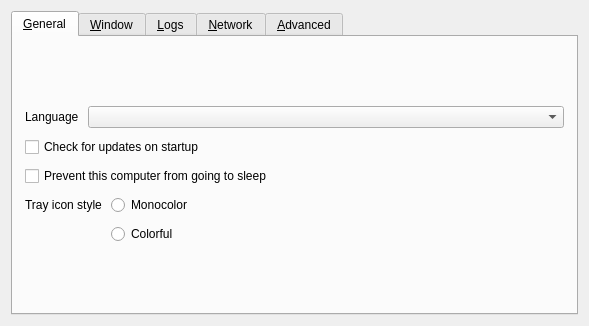
<?xml version="1.0" encoding="UTF-8"?>
<ui version="4.0">
 <class>SettingsDialog</class>
 <widget class="QDialog" name="SettingsDialog">
  <property name="geometry">
   <rect>
    <x>0</x>
    <y>0</y>
    <width>490</width>
    <height>326</height>
   </rect>
  </property>
  <property name="sizePolicy">
   <sizepolicy hsizetype="Maximum" vsizetype="Maximum">
    <horstretch>0</horstretch>
    <verstretch>0</verstretch>
   </sizepolicy>
  </property>
  <property name="windowTitle">
   <string>Preferences</string>
  </property>
  <property name="modal">
   <bool>true</bool>
  </property>
  <layout class="QVBoxLayout" name="verticalLayout_3">
   <item>
    <widget class="QTabWidget" name="tabWidget">
     <widget class="QWidget" name="tabGeneral">
      <attribute name="title">
       <string>&amp;General</string>
      </attribute>
      <layout class="QVBoxLayout" name="verticalLayout_6">
       <property name="spacing">
        <number>9</number>
       </property>
       <property name="leftMargin">
        <number>12</number>
       </property>
       <property name="topMargin">
        <number>12</number>
       </property>
       <property name="rightMargin">
        <number>12</number>
       </property>
       <property name="bottomMargin">
        <number>12</number>
       </property>
       <item>
        <spacer name="verticalSpacer_6">
         <property name="orientation">
          <enum>Qt::Orientation::Vertical</enum>
         </property>
         <property name="sizeHint" stdset="0">
          <size>
           <width>20</width>
           <height>0</height>
          </size>
         </property>
        </spacer>
       </item>
       <item>
        <layout class="QHBoxLayout" name="horizontalLayout_3">
         <item>
          <widget class="QLabel" name="lblLanguage">
           <property name="sizePolicy">
            <sizepolicy hsizetype="Maximum" vsizetype="Preferred">
             <horstretch>0</horstretch>
             <verstretch>0</verstretch>
            </sizepolicy>
           </property>
           <property name="text">
            <string>Language</string>
           </property>
          </widget>
         </item>
         <item>
          <widget class="QComboBox" name="comboLanguage"/>
         </item>
        </layout>
       </item>
       <item>
        <widget class="QCheckBox" name="cbAutoUpdate">
         <property name="text">
          <string>Check for updates on startup</string>
         </property>
        </widget>
       </item>
       <item>
        <widget class="QCheckBox" name="cbPreventSleep">
         <property name="text">
          <string>Prevent this computer from going to sleep</string>
         </property>
        </widget>
       </item>
       <item>
        <layout class="QFormLayout" name="formLayout">
         <item row="1" column="1">
          <widget class="QRadioButton" name="rbIconColorful">
           <property name="text">
            <string>Colorful</string>
           </property>
          </widget>
         </item>
         <item row="0" column="1">
          <widget class="QRadioButton" name="rbIconMono">
           <property name="text">
            <string>Monocolor</string>
           </property>
          </widget>
         </item>
         <item row="0" column="0">
          <widget class="QLabel" name="lblTrayIconStyle">
           <property name="text">
            <string>Tray icon style</string>
           </property>
          </widget>
         </item>
        </layout>
       </item>
       <item>
        <spacer name="verticalSpacer_3">
         <property name="orientation">
          <enum>Qt::Orientation::Vertical</enum>
         </property>
         <property name="sizeHint" stdset="0">
          <size>
           <width>20</width>
           <height>0</height>
          </size>
         </property>
        </spacer>
       </item>
      </layout>
     </widget>
     <widget class="QWidget" name="tabWindow">
      <attribute name="title">
       <string>&amp;Window</string>
      </attribute>
      <layout class="QVBoxLayout" name="verticalLayout_14">
       <property name="spacing">
        <number>9</number>
       </property>
       <property name="leftMargin">
        <number>12</number>
       </property>
       <property name="topMargin">
        <number>12</number>
       </property>
       <property name="rightMargin">
        <number>12</number>
       </property>
       <property name="bottomMargin">
        <number>12</number>
       </property>
       <item>
        <spacer name="verticalSpacer_7">
         <property name="orientation">
          <enum>Qt::Orientation::Vertical</enum>
         </property>
         <property name="sizeHint" stdset="0">
          <size>
           <width>20</width>
           <height>0</height>
          </size>
         </property>
        </spacer>
       </item>
       <item>
        <layout class="QFormLayout" name="formLayout_2">
         <property name="labelAlignment">
          <set>Qt::AlignmentFlag::AlignRight|Qt::AlignmentFlag::AlignTrailing|Qt::AlignmentFlag::AlignVCenter</set>
         </property>
         <item row="0" column="0">
          <widget class="QLabel" name="label_3">
           <property name="text">
            <string>When the application starts</string>
           </property>
          </widget>
         </item>
         <item row="0" column="1">
          <widget class="QWidget" name="widget" native="true">
           <layout class="QVBoxLayout" name="verticalLayout_2">
            <item>
             <widget class="QRadioButton" name="rbShowOnStart">
              <property name="text">
               <string>Show the main window</string>
              </property>
             </widget>
            </item>
            <item>
             <widget class="QRadioButton" name="rbAutoHide">
              <property name="text">
               <string>Send to background</string>
              </property>
             </widget>
            </item>
           </layout>
          </widget>
         </item>
         <item row="1" column="0">
          <widget class="QLabel" name="label">
           <property name="text">
            <string>When the main window is closed</string>
           </property>
           <property name="alignment">
            <set>Qt::AlignmentFlag::AlignRight|Qt::AlignmentFlag::AlignTrailing|Qt::AlignmentFlag::AlignVCenter</set>
           </property>
          </widget>
         </item>
         <item row="1" column="1">
          <widget class="QWidget" name="widget_2" native="true">
           <layout class="QVBoxLayout" name="verticalLayout_13">
            <item>
             <widget class="QRadioButton" name="rbExitOnClose">
              <property name="text">
               <string>Exit</string>
              </property>
             </widget>
            </item>
            <item>
             <widget class="QRadioButton" name="rbCloseToTray">
              <property name="text">
               <string>Send to background</string>
              </property>
             </widget>
            </item>
           </layout>
          </widget>
         </item>
        </layout>
       </item>
       <item>
        <widget class="QCheckBox" name="cbShowVersion">
         <property name="text">
          <string>Include version in the window title</string>
         </property>
        </widget>
       </item>
       <item>
        <spacer name="verticalSpacer_11">
         <property name="orientation">
          <enum>Qt::Orientation::Vertical</enum>
         </property>
         <property name="sizeHint" stdset="0">
          <size>
           <width>20</width>
           <height>0</height>
          </size>
         </property>
        </spacer>
       </item>
      </layout>
     </widget>
     <widget class="QWidget" name="tabLog">
      <attribute name="title">
       <string>&amp;Logs</string>
      </attribute>
      <layout class="QVBoxLayout" name="verticalLayout">
       <property name="spacing">
        <number>9</number>
       </property>
       <property name="leftMargin">
        <number>12</number>
       </property>
       <property name="topMargin">
        <number>12</number>
       </property>
       <property name="rightMargin">
        <number>12</number>
       </property>
       <property name="bottomMargin">
        <number>12</number>
       </property>
       <item>
        <spacer name="verticalSpacer_8">
         <property name="orientation">
          <enum>Qt::Orientation::Vertical</enum>
         </property>
         <property name="sizeHint" stdset="0">
          <size>
           <width>20</width>
           <height>0</height>
          </size>
         </property>
        </spacer>
       </item>
       <item>
        <layout class="QHBoxLayout" name="horizontalLayout_4">
         <item>
          <widget class="QLabel" name="lblLogLevel">
           <property name="sizePolicy">
            <sizepolicy hsizetype="Maximum" vsizetype="Fixed">
             <horstretch>0</horstretch>
             <verstretch>0</verstretch>
            </sizepolicy>
           </property>
           <property name="text">
            <string>Level</string>
           </property>
          </widget>
         </item>
         <item>
          <widget class="QComboBox" name="comboLogLevel"/>
         </item>
        </layout>
       </item>
       <item>
        <widget class="QLabel" name="lblDebugWarning">
         <property name="text">
          <string>Using a log level higher than Info may affect performance.</string>
         </property>
         <property name="wordWrap">
          <bool>true</bool>
         </property>
        </widget>
       </item>
       <item>
        <widget class="QGroupBox" name="groupLogToFile">
         <property name="title">
          <string>Log to file</string>
         </property>
         <property name="checkable">
          <bool>true</bool>
         </property>
         <layout class="QHBoxLayout" name="horizontalLayout_2">
          <item>
           <widget class="QWidget" name="widgetLogFilename" native="true">
            <property name="sizePolicy">
             <sizepolicy hsizetype="Preferred" vsizetype="Maximum">
              <horstretch>0</horstretch>
              <verstretch>0</verstretch>
             </sizepolicy>
            </property>
            <layout class="QHBoxLayout" name="_4">
             <property name="spacing">
              <number>3</number>
             </property>
             <property name="leftMargin">
              <number>0</number>
             </property>
             <property name="topMargin">
              <number>0</number>
             </property>
             <property name="rightMargin">
              <number>0</number>
             </property>
             <property name="bottomMargin">
              <number>0</number>
             </property>
             <item>
              <widget class="QLabel" name="labelLogPath">
               <property name="sizePolicy">
                <sizepolicy hsizetype="Preferred" vsizetype="Fixed">
                 <horstretch>0</horstretch>
                 <verstretch>0</verstretch>
                </sizepolicy>
               </property>
               <property name="text">
                <string>Log path</string>
               </property>
              </widget>
             </item>
             <item>
              <spacer name="horizontalSpacer_7">
               <property name="orientation">
                <enum>Qt::Orientation::Horizontal</enum>
               </property>
               <property name="sizeType">
                <enum>QSizePolicy::Policy::Minimum</enum>
               </property>
               <property name="sizeHint" stdset="0">
                <size>
                 <width>17</width>
                 <height>25</height>
                </size>
               </property>
              </spacer>
             </item>
             <item>
              <widget class="QLineEdit" name="lineLogFilename">
               <property name="enabled">
                <bool>true</bool>
               </property>
               <property name="sizePolicy">
                <sizepolicy hsizetype="Expanding" vsizetype="Fixed">
                 <horstretch>0</horstretch>
                 <verstretch>0</verstretch>
                </sizepolicy>
               </property>
              </widget>
             </item>
             <item>
              <widget class="QPushButton" name="btnBrowseLog">
               <property name="enabled">
                <bool>true</bool>
               </property>
               <property name="cursor">
                <cursorShape>PointingHandCursor</cursorShape>
               </property>
               <property name="text">
                <string/>
               </property>
               <property name="icon">
                <iconset theme="QIcon::ThemeIcon::DocumentOpen"/>
               </property>
               <property name="flat">
                <bool>true</bool>
               </property>
              </widget>
             </item>
            </layout>
           </widget>
          </item>
         </layout>
        </widget>
       </item>
       <item>
        <widget class="QCheckBox" name="cbGuiDebug">
         <property name="text">
          <string>Enable GUI debug messages</string>
         </property>
        </widget>
       </item>
       <item>
        <spacer name="verticalSpacer_4">
         <property name="orientation">
          <enum>Qt::Orientation::Vertical</enum>
         </property>
         <property name="sizeHint" stdset="0">
          <size>
           <width>20</width>
           <height>0</height>
          </size>
         </property>
        </spacer>
       </item>
      </layout>
     </widget>
     <widget class="QWidget" name="tabNetwork">
      <attribute name="title">
       <string>&amp;Network</string>
      </attribute>
      <layout class="QVBoxLayout" name="verticalLayout_7">
       <property name="spacing">
        <number>9</number>
       </property>
       <property name="leftMargin">
        <number>12</number>
       </property>
       <property name="topMargin">
        <number>12</number>
       </property>
       <property name="rightMargin">
        <number>12</number>
       </property>
       <property name="bottomMargin">
        <number>12</number>
       </property>
       <item>
        <spacer name="verticalSpacer_9">
         <property name="orientation">
          <enum>Qt::Orientation::Vertical</enum>
         </property>
         <property name="sizeHint" stdset="0">
          <size>
           <width>20</width>
           <height>0</height>
          </size>
         </property>
        </spacer>
       </item>
       <item>
        <layout class="QHBoxLayout" name="horizontalLayout">
         <item>
          <widget class="QLabel" name="lblNetworkIp">
           <property name="sizePolicy">
            <sizepolicy hsizetype="Maximum" vsizetype="Fixed">
             <horstretch>0</horstretch>
             <verstretch>0</verstretch>
            </sizepolicy>
           </property>
           <property name="text">
            <string>Network IP</string>
           </property>
          </widget>
         </item>
         <item>
          <widget class="QComboBox" name="comboInterface">
           <property name="sizePolicy">
            <sizepolicy hsizetype="Maximum" vsizetype="Fixed">
             <horstretch>0</horstretch>
             <verstretch>0</verstretch>
            </sizepolicy>
           </property>
           <item>
            <property name="text">
             <string>Automatic</string>
            </property>
           </item>
          </widget>
         </item>
         <item>
          <spacer name="horizontalSpacer">
           <property name="orientation">
            <enum>Qt::Orientation::Horizontal</enum>
           </property>
           <property name="sizeType">
            <enum>QSizePolicy::Policy::Expanding</enum>
           </property>
           <property name="sizeHint" stdset="0">
            <size>
             <width>25</width>
             <height>20</height>
            </size>
           </property>
          </spacer>
         </item>
        </layout>
       </item>
       <item>
        <layout class="QHBoxLayout" name="horizontalLayout_6">
         <item>
          <widget class="QLabel" name="lblPort">
           <property name="sizePolicy">
            <sizepolicy hsizetype="Maximum" vsizetype="Fixed">
             <horstretch>0</horstretch>
             <verstretch>0</verstretch>
            </sizepolicy>
           </property>
           <property name="text">
            <string>Port</string>
           </property>
          </widget>
         </item>
         <item>
          <widget class="QSpinBox" name="sbPort">
           <property name="enabled">
            <bool>true</bool>
           </property>
           <property name="sizePolicy">
            <sizepolicy hsizetype="Maximum" vsizetype="Fixed">
             <horstretch>0</horstretch>
             <verstretch>0</verstretch>
            </sizepolicy>
           </property>
           <property name="maximum">
            <number>65535</number>
           </property>
           <property name="value">
            <number>24800</number>
           </property>
          </widget>
         </item>
         <item>
          <spacer name="horizontalSpacer_3">
           <property name="orientation">
            <enum>Qt::Orientation::Horizontal</enum>
           </property>
           <property name="sizeHint" stdset="0">
            <size>
             <width>40</width>
             <height>20</height>
            </size>
           </property>
          </spacer>
         </item>
        </layout>
       </item>
       <item>
        <widget class="QGroupBox" name="groupSecurity">
         <property name="sizePolicy">
          <sizepolicy hsizetype="Preferred" vsizetype="Maximum">
           <horstretch>0</horstretch>
           <verstretch>0</verstretch>
          </sizepolicy>
         </property>
         <property name="title">
          <string>Enable TLS Encryption</string>
         </property>
         <property name="checkable">
          <bool>true</bool>
         </property>
         <property name="checked">
          <bool>false</bool>
         </property>
         <layout class="QVBoxLayout" name="_11">
          <item>
           <widget class="QWidget" name="widgetTlsCert" native="true">
            <layout class="QHBoxLayout" name="_12">
             <property name="leftMargin">
              <number>0</number>
             </property>
             <property name="topMargin">
              <number>0</number>
             </property>
             <property name="rightMargin">
              <number>0</number>
             </property>
             <property name="bottomMargin">
              <number>0</number>
             </property>
             <item>
              <widget class="QLabel" name="lblTlsCertInfo">
               <property name="text">
                <string notr="true"/>
               </property>
              </widget>
             </item>
             <item>
              <widget class="QLabel" name="lblTlsCert">
               <property name="sizePolicy">
                <sizepolicy hsizetype="Preferred" vsizetype="Fixed">
                 <horstretch>0</horstretch>
                 <verstretch>0</verstretch>
                </sizepolicy>
               </property>
               <property name="text">
                <string>Certificate</string>
               </property>
              </widget>
             </item>
             <item>
              <widget class="QLineEdit" name="lineTlsCertPath">
               <property name="minimumSize">
                <size>
                 <width>0</width>
                 <height>0</height>
                </size>
               </property>
              </widget>
             </item>
             <item>
              <widget class="QPushButton" name="btnTlsCertPath">
               <property name="cursor">
                <cursorShape>PointingHandCursor</cursorShape>
               </property>
               <property name="text">
                <string/>
               </property>
               <property name="icon">
                <iconset theme="QIcon::ThemeIcon::DocumentOpen"/>
               </property>
               <property name="flat">
                <bool>true</bool>
               </property>
              </widget>
             </item>
            </layout>
           </widget>
          </item>
          <item>
           <layout class="QHBoxLayout" name="horizontalLayout_5">
            <property name="topMargin">
             <number>0</number>
            </property>
            <item>
             <widget class="QLabel" name="lblTlsKeyLength">
              <property name="sizePolicy">
               <sizepolicy hsizetype="Preferred" vsizetype="Fixed">
                <horstretch>0</horstretch>
                <verstretch>0</verstretch>
               </sizepolicy>
              </property>
              <property name="text">
               <string>Key length</string>
              </property>
             </widget>
            </item>
            <item>
             <widget class="QComboBox" name="comboTlsKeyLength">
              <item>
               <property name="text">
                <string notr="true">2048</string>
               </property>
              </item>
              <item>
               <property name="text">
                <string notr="true">4096</string>
               </property>
              </item>
             </widget>
            </item>
            <item>
             <spacer name="horizontalSpacer_2">
              <property name="orientation">
               <enum>Qt::Orientation::Horizontal</enum>
              </property>
              <property name="sizeHint" stdset="0">
               <size>
                <width>40</width>
                <height>20</height>
               </size>
              </property>
             </spacer>
            </item>
            <item>
             <widget class="QPushButton" name="btnTlsRegenCert">
              <property name="text">
               <string>Regenerate certificate</string>
              </property>
              <property name="icon">
               <iconset theme="QIcon::ThemeIcon::ViewRefresh"/>
              </property>
             </widget>
            </item>
           </layout>
          </item>
          <item>
           <widget class="QCheckBox" name="cbRequireClientCert">
            <property name="text">
             <string>Require client certificates</string>
            </property>
           </widget>
          </item>
          <item>
           <spacer name="verticalSpacer_2">
            <property name="orientation">
             <enum>Qt::Orientation::Vertical</enum>
            </property>
            <property name="sizeHint" stdset="0">
             <size>
              <width>20</width>
              <height>0</height>
             </size>
            </property>
           </spacer>
          </item>
         </layout>
        </widget>
       </item>
       <item>
        <spacer name="verticalSpacer_5">
         <property name="orientation">
          <enum>Qt::Orientation::Vertical</enum>
         </property>
         <property name="sizeHint" stdset="0">
          <size>
           <width>20</width>
           <height>0</height>
          </size>
         </property>
        </spacer>
       </item>
      </layout>
     </widget>
     <widget class="QWidget" name="tabAdvanced">
      <attribute name="title">
       <string>&amp;Advanced</string>
      </attribute>
      <layout class="QVBoxLayout" name="verticalLayout_4">
       <property name="spacing">
        <number>9</number>
       </property>
       <property name="leftMargin">
        <number>12</number>
       </property>
       <property name="topMargin">
        <number>12</number>
       </property>
       <property name="rightMargin">
        <number>12</number>
       </property>
       <property name="bottomMargin">
        <number>12</number>
       </property>
       <item>
        <spacer name="verticalSpacer_10">
         <property name="orientation">
          <enum>Qt::Orientation::Vertical</enum>
         </property>
         <property name="sizeHint" stdset="0">
          <size>
           <width>20</width>
           <height>0</height>
          </size>
         </property>
        </spacer>
       </item>
       <item>
        <widget class="QGroupBox" name="groupService">
         <property name="enabled">
          <bool>true</bool>
         </property>
         <property name="title">
          <string>Use background service (daemon)</string>
         </property>
         <property name="checkable">
          <bool>true</bool>
         </property>
         <property name="checked">
          <bool>false</bool>
         </property>
         <layout class="QGridLayout" name="_6">
          <item row="1" column="0">
           <widget class="QCheckBox" name="cbElevateDaemon">
            <property name="text">
             <string>Always run as system (work at login screen and UAC)</string>
            </property>
            <property name="autoExclusive">
             <bool>false</bool>
            </property>
           </widget>
          </item>
         </layout>
        </widget>
       </item>
       <item>
        <layout class="QFormLayout" name="formLayout_3">
         <property name="fieldGrowthPolicy">
          <enum>QFormLayout::FieldGrowthPolicy::ExpandingFieldsGrow</enum>
         </property>
         <property name="rowWrapPolicy">
          <enum>QFormLayout::RowWrapPolicy::DontWrapRows</enum>
         </property>
         <property name="labelAlignment">
          <set>Qt::AlignmentFlag::AlignLeading|Qt::AlignmentFlag::AlignLeft|Qt::AlignmentFlag::AlignVCenter</set>
         </property>
         <property name="formAlignment">
          <set>Qt::AlignmentFlag::AlignHCenter|Qt::AlignmentFlag::AlignTop</set>
         </property>
         <item row="0" column="0">
          <widget class="QCheckBox" name="cbAutoShareOnUnlock">
           <property name="toolTip">
            <string>Start sharing when this computer unlocks and stop sharing when it locks.</string>
           </property>
           <property name="text">
            <string>Enable remote input capture sharing by default when this computer unlocks</string>
           </property>
          </widget>
         </item>
         <item row="1" column="0">
          <widget class="QCheckBox" name="cbRunUnlockCommand">
           <property name="text">
            <string>Run command when this computer unlocks</string>
           </property>
          </widget>
         </item>
         <item row="1" column="1">
          <layout class="QHBoxLayout" name="unlockCommandLayout">
           <property name="spacing">
            <number>3</number>
           </property>
           <property name="leftMargin">
            <number>0</number>
           </property>
           <property name="topMargin">
            <number>0</number>
           </property>
           <property name="rightMargin">
            <number>0</number>
           </property>
           <property name="bottomMargin">
            <number>0</number>
           </property>
           <item>
            <widget class="QLineEdit" name="lineCommandUnlock">
             <property name="placeholderText">
              <string>Command or path to a script</string>
             </property>
            </widget>
           </item>
           <item>
            <widget class="QPushButton" name="btnBrowseUnlockCommand">
             <property name="toolTip">
              <string>Select a script file</string>
             </property>
             <property name="text">
              <string>Browse...</string>
             </property>
            </widget>
           </item>
          </layout>
         </item>
         <item row="2" column="0">
          <widget class="QCheckBox" name="cbRunLockCommand">
           <property name="text">
            <string>Run command when this computer locks</string>
           </property>
          </widget>
         </item>
         <item row="2" column="1">
          <layout class="QHBoxLayout" name="lockCommandLayout">
           <property name="spacing">
            <number>3</number>
           </property>
           <property name="leftMargin">
            <number>0</number>
           </property>
           <property name="topMargin">
            <number>0</number>
           </property>
           <property name="rightMargin">
            <number>0</number>
           </property>
           <property name="bottomMargin">
            <number>0</number>
           </property>
           <item>
            <widget class="QLineEdit" name="lineCommandLock">
             <property name="placeholderText">
              <string>Command or path to a script</string>
             </property>
            </widget>
           </item>
           <item>
            <widget class="QPushButton" name="btnBrowseLockCommand">
             <property name="toolTip">
              <string>Select a script file</string>
             </property>
             <property name="text">
              <string>Browse...</string>
             </property>
            </widget>
           </item>
          </layout>
         </item>
         <item row="3" column="0">
          <widget class="QCheckBox" name="cbRunEnterCommand">
           <property name="text">
            <string>Run command on enter</string>
           </property>
          </widget>
         </item>
         <item row="3" column="1">
          <widget class="QLineEdit" name="lineCommandEnter"/>
         </item>
         <item row="4" column="0">
          <widget class="QCheckBox" name="cbRunExitCommand">
           <property name="text">
            <string>Run command on exit</string>
           </property>
          </widget>
         </item>
         <item row="4" column="1">
          <widget class="QLineEdit" name="lineCommandExit"/>
         </item>
        </layout>
       </item>
       <item>
        <spacer name="verticalSpacer">
         <property name="orientation">
          <enum>Qt::Orientation::Vertical</enum>
         </property>
         <property name="sizeHint" stdset="0">
          <size>
           <width>20</width>
           <height>0</height>
          </size>
         </property>
        </spacer>
       </item>
       <item>
        <widget class="QPushButton" name="btnClearAllSettings">
         <property name="text">
          <string>Remove all settings</string>
         </property>
        </widget>
       </item>
      </layout>
     </widget>
    </widget>
   </item>
  </layout>
 </widget>
 <resources/>
 <connections/>
</ui>
